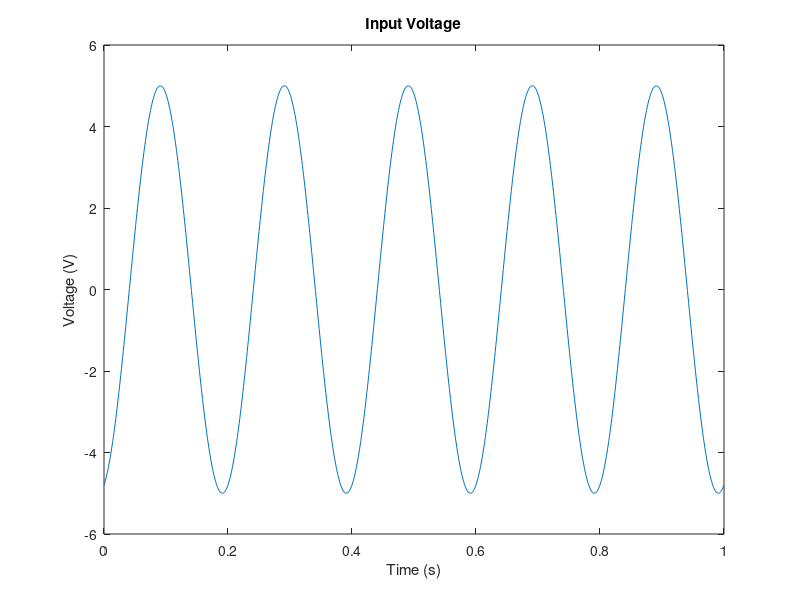
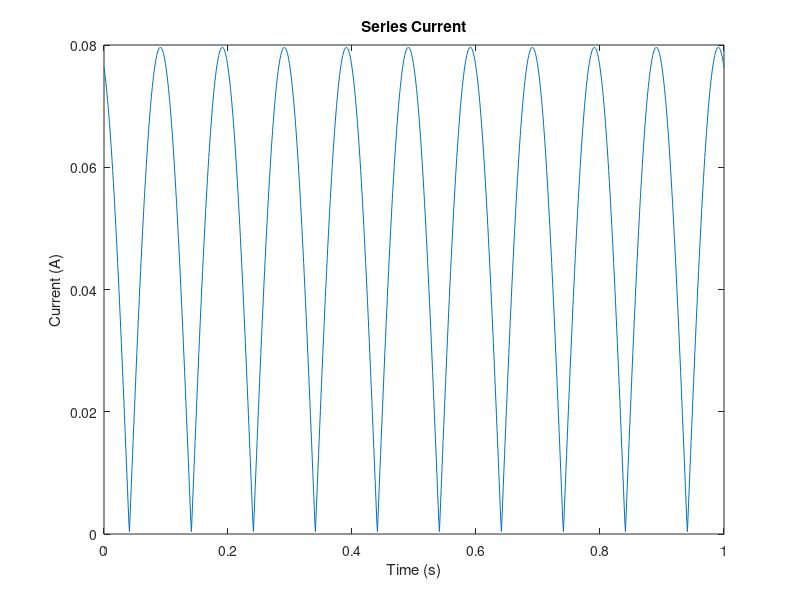

These charts were generated, in order, by the following MATLAB code:

a = input('Enter the amplitude: ');
f = input('Enter the frequencye: ');
theta = input('Enter the angle theta: ');

t = 0:0.001:1; 

V = a*sin(2*pi*f*t + theta);

L = 2; %assuming
C = 1;
R = 1; 

Z = R + 1i*(2*pi*f*L - 1/(2*pi*f*C)); % Calculating the impedance

I = V./Z; 

figure;
plot(t,V); 
title('Input Voltage');
xlabel('Time (s)');
ylabel('Voltage (V)');

figure;
plot(t,abs(I));
title('Series Current');
xlabel('Time (s)');
ylabel('Current (A)');